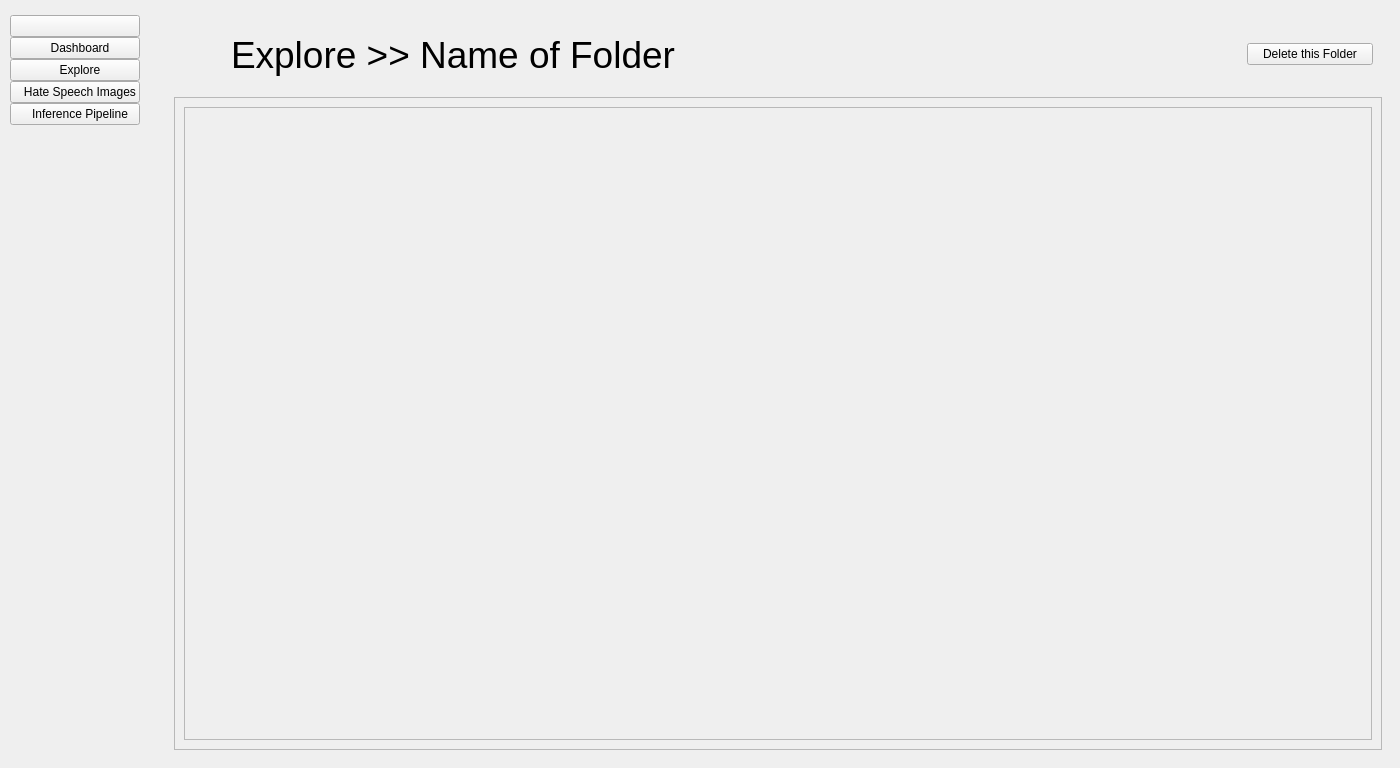
<?xml version="1.0" encoding="UTF-8"?>
<ui version="4.0">
 <class>MainWindow</class>
 <widget class="QMainWindow" name="MainWindow">
  <property name="geometry">
   <rect>
    <x>0</x>
    <y>0</y>
    <width>1400</width>
    <height>768</height>
   </rect>
  </property>
  <property name="windowTitle">
   <string>MainWindow</string>
  </property>
  <widget class="QWidget" name="centralwidget">
   <property name="autoFillBackground">
    <bool>false</bool>
   </property>
   <property name="styleSheet">
    <string notr="true"/>
   </property>
   <layout class="QGridLayout" name="gridLayout_4">
    <property name="leftMargin">
     <number>0</number>
    </property>
    <property name="topMargin">
     <number>0</number>
    </property>
    <property name="rightMargin">
     <number>0</number>
    </property>
    <property name="bottomMargin">
     <number>0</number>
    </property>
    <item row="0" column="1">
     <widget class="QFrame" name="frame_2">
      <property name="frameShape">
       <enum>QFrame::Shape::NoFrame</enum>
      </property>
      <layout class="QVBoxLayout" name="verticalLayout_2">
       <item>
        <widget class="QStackedWidget" name="pagesStackedWidget">
         <property name="styleSheet">
          <string notr="true">c</string>
         </property>
         <property name="currentIndex">
          <number>5</number>
         </property>
         <widget class="QWidget" name="page_Welcome">
          <property name="layoutDirection">
           <enum>Qt::LayoutDirection::LeftToRight</enum>
          </property>
          <layout class="QVBoxLayout" name="verticalLayout_Page_Welcome" stretch="0,0,0,0,0,0,0">
           <item>
            <spacer name="verticalSpacer_4">
             <property name="orientation">
              <enum>Qt::Orientation::Vertical</enum>
             </property>
             <property name="sizeType">
              <enum>QSizePolicy::Policy::Fixed</enum>
             </property>
             <property name="sizeHint" stdset="0">
              <size>
               <width>20</width>
               <height>70</height>
              </size>
             </property>
            </spacer>
           </item>
           <item>
            <widget class="QLabel" name="img_as_lbl_NeuralJAM_logo">
             <property name="text">
              <string/>
             </property>
             <property name="pixmap">
              <pixmap>../4_25_Updated_Program/assets/NeuralJAM_Logo_2.png</pixmap>
             </property>
            </widget>
           </item>
           <item>
            <widget class="QLabel" name="lbl_NeuralJam">
             <property name="text">
              <string>NeuralJAM</string>
             </property>
            </widget>
           </item>
           <item>
            <widget class="QLabel" name="lbl_Tagline">
             <property name="text">
              <string>Jammin' the toxicity out!</string>
             </property>
            </widget>
           </item>
           <item>
            <spacer name="verticalSpacer_5">
             <property name="orientation">
              <enum>Qt::Orientation::Vertical</enum>
             </property>
             <property name="sizeType">
              <enum>QSizePolicy::Policy::Fixed</enum>
             </property>
             <property name="sizeHint" stdset="0">
              <size>
               <width>20</width>
               <height>30</height>
              </size>
             </property>
            </spacer>
           </item>
           <item>
            <widget class="QPushButton" name="bttn_GetStarted">
             <property name="sizePolicy">
              <sizepolicy hsizetype="Fixed" vsizetype="Fixed">
               <horstretch>0</horstretch>
               <verstretch>0</verstretch>
              </sizepolicy>
             </property>
             <property name="layoutDirection">
              <enum>Qt::LayoutDirection::LeftToRight</enum>
             </property>
             <property name="text">
              <string>Get Started</string>
             </property>
             <property name="flat">
              <bool>false</bool>
             </property>
            </widget>
           </item>
           <item>
            <spacer name="verticalSpacer_3">
             <property name="orientation">
              <enum>Qt::Orientation::Vertical</enum>
             </property>
             <property name="sizeType">
              <enum>QSizePolicy::Policy::Fixed</enum>
             </property>
             <property name="sizeHint" stdset="0">
              <size>
               <width>20</width>
               <height>100</height>
              </size>
             </property>
            </spacer>
           </item>
          </layout>
         </widget>
         <widget class="QWidget" name="page_Dashboard">
          <layout class="QVBoxLayout" name="verticalLayout_3" stretch="0,90">
           <property name="spacing">
            <number>0</number>
           </property>
           <property name="leftMargin">
            <number>9</number>
           </property>
           <property name="topMargin">
            <number>9</number>
           </property>
           <property name="rightMargin">
            <number>9</number>
           </property>
           <property name="bottomMargin">
            <number>9</number>
           </property>
           <item>
            <widget class="QFrame" name="dshbrd_upper">
             <property name="styleSheet">
              <string notr="true"/>
             </property>
             <property name="frameShape">
              <enum>QFrame::Shape::NoFrame</enum>
             </property>
             <layout class="QHBoxLayout" name="horizontalLayout_2" stretch="90">
              <property name="leftMargin">
               <number>9</number>
              </property>
              <item>
               <widget class="QLabel" name="lbl_Dashboard">
                <property name="font">
                 <font>
                  <pointsize>28</pointsize>
                 </font>
                </property>
                <property name="text">
                 <string>Dashboard</string>
                </property>
               </widget>
              </item>
             </layout>
            </widget>
           </item>
           <item>
            <widget class="QFrame" name="dshbrd_lower">
             <property name="frameShape">
              <enum>QFrame::Shape::NoFrame</enum>
             </property>
             <layout class="QVBoxLayout" name="verticalLayout_4">
              <item>
               <widget class="QFrame" name="frm_Container">
                <property name="frameShape">
                 <enum>QFrame::Shape::NoFrame</enum>
                </property>
                <layout class="QHBoxLayout" name="horizontalLayout_5">
                 <item>
                  <widget class="QFrame" name="frm_KPI">
                   <property name="frameShape">
                    <enum>QFrame::Shape::NoFrame</enum>
                   </property>
                   <layout class="QGridLayout" name="gridLayout_3">
                    <item row="0" column="1">
                     <widget class="QFrame" name="frm_TotalHSPercentage">
                      <property name="frameShape">
                       <enum>QFrame::Shape::NoFrame</enum>
                      </property>
                      <layout class="QVBoxLayout" name="verticalLayout_12">
                       <item>
                        <widget class="QLabel" name="lbl_TotalHSPercentage">
                         <property name="text">
                          <string>% Total Hate Speech Detected</string>
                         </property>
                        </widget>
                       </item>
                       <item>
                        <widget class="QLabel" name="lbl_num_TotalHSPercentage">
                         <property name="text">
                          <string>0%</string>
                         </property>
                        </widget>
                       </item>
                      </layout>
                     </widget>
                    </item>
                    <item row="1" column="1">
                     <widget class="QFrame" name="frm_TotalNHSImages">
                      <property name="frameShape">
                       <enum>QFrame::Shape::NoFrame</enum>
                      </property>
                      <layout class="QVBoxLayout" name="verticalLayout_14">
                       <item>
                        <widget class="QLabel" name="lbl_TotalNHHSImages">
                         <property name="text">
                          <string>Total NHS Images Detected</string>
                         </property>
                        </widget>
                       </item>
                       <item>
                        <widget class="QLabel" name="lbl_num_TotalNHSImages">
                         <property name="text">
                          <string>0</string>
                         </property>
                        </widget>
                       </item>
                      </layout>
                     </widget>
                    </item>
                    <item row="1" column="0">
                     <widget class="QFrame" name="frm_TotalHSImages">
                      <property name="frameShape">
                       <enum>QFrame::Shape::NoFrame</enum>
                      </property>
                      <layout class="QVBoxLayout" name="verticalLayout_13">
                       <item>
                        <widget class="QLabel" name="lbl_TotalHSImages">
                         <property name="text">
                          <string>Total HS Images Detected</string>
                         </property>
                        </widget>
                       </item>
                       <item>
                        <widget class="QLabel" name="lbl_num_TotalHSImages">
                         <property name="text">
                          <string>0</string>
                         </property>
                        </widget>
                       </item>
                      </layout>
                     </widget>
                    </item>
                    <item row="0" column="0">
                     <widget class="QFrame" name="frm_TotalImages">
                      <property name="frameShape">
                       <enum>QFrame::Shape::NoFrame</enum>
                      </property>
                      <layout class="QVBoxLayout" name="verticalLayout_11" stretch="0,0">
                       <item>
                        <widget class="QLabel" name="lbl_TotalImages">
                         <property name="text">
                          <string>Total Images Analyzed</string>
                         </property>
                        </widget>
                       </item>
                       <item>
                        <widget class="QLabel" name="lbl_num_TotalImages">
                         <property name="text">
                          <string>0</string>
                         </property>
                        </widget>
                       </item>
                      </layout>
                     </widget>
                    </item>
                   </layout>
                  </widget>
                 </item>
                </layout>
               </widget>
              </item>
              <item>
               <widget class="QFrame" name="frm_lower">
                <property name="frameShape">
                 <enum>QFrame::Shape::NoFrame</enum>
                </property>
                <layout class="QHBoxLayout" name="horizontalLayout_7">
                 <item>
                  <widget class="QFrame" name="frm_folders">
                   <property name="frameShape">
                    <enum>QFrame::Shape::NoFrame</enum>
                   </property>
                   <layout class="QVBoxLayout" name="verticalLayout_9"/>
                  </widget>
                 </item>
                 <item>
                  <widget class="QFrame" name="frm_chart">
                   <property name="frameShape">
                    <enum>QFrame::Shape::NoFrame</enum>
                   </property>
                   <property name="frameShadow">
                    <enum>QFrame::Shadow::Raised</enum>
                   </property>
                   <layout class="QHBoxLayout" name="horizontalLayout"/>
                  </widget>
                 </item>
                </layout>
               </widget>
              </item>
             </layout>
            </widget>
           </item>
          </layout>
         </widget>
         <widget class="QWidget" name="page_Explore">
          <layout class="QVBoxLayout" name="verticalLayout_5" stretch="0,0">
           <property name="spacing">
            <number>6</number>
           </property>
           <property name="leftMargin">
            <number>9</number>
           </property>
           <property name="topMargin">
            <number>9</number>
           </property>
           <property name="rightMargin">
            <number>9</number>
           </property>
           <property name="bottomMargin">
            <number>9</number>
           </property>
           <item>
            <widget class="QFrame" name="explr_upper">
             <property name="styleSheet">
              <string notr="true"/>
             </property>
             <property name="frameShape">
              <enum>QFrame::Shape::NoFrame</enum>
             </property>
             <property name="lineWidth">
              <number>0</number>
             </property>
             <layout class="QHBoxLayout" name="horizontalLayout_3" stretch="80,10">
              <property name="leftMargin">
               <number>9</number>
              </property>
              <item>
               <widget class="QLabel" name="lbl_Explore">
                <property name="font">
                 <font>
                  <pointsize>28</pointsize>
                 </font>
                </property>
                <property name="text">
                 <string>Explore</string>
                </property>
               </widget>
              </item>
              <item>
               <widget class="QPushButton" name="bttn_Explore">
                <property name="sizePolicy">
                 <sizepolicy hsizetype="Fixed" vsizetype="Fixed">
                  <horstretch>0</horstretch>
                  <verstretch>0</verstretch>
                 </sizepolicy>
                </property>
                <property name="text">
                 <string>Explore</string>
                </property>
               </widget>
              </item>
             </layout>
            </widget>
           </item>
           <item>
            <widget class="QFrame" name="explr_lower">
             <property name="frameShape">
              <enum>QFrame::Shape::NoFrame</enum>
             </property>
             <layout class="QVBoxLayout" name="verticalLayout_7">
              <item>
               <widget class="QLabel" name="lbl_Folders">
                <property name="font">
                 <font>
                  <family>Exo</family>
                  <pointsize>14</pointsize>
                 </font>
                </property>
                <property name="text">
                 <string>Folders</string>
                </property>
               </widget>
              </item>
              <item>
               <widget class="QScrollArea" name="scrollArea_explr_Folders">
                <property name="widgetResizable">
                 <bool>true</bool>
                </property>
                <widget class="QWidget" name="scrollArea_explr_Folders_Content">
                 <property name="geometry">
                  <rect>
                   <x>0</x>
                   <y>0</y>
                   <width>1143</width>
                   <height>285</height>
                  </rect>
                 </property>
                 <layout class="QGridLayout" name="gridLayout_5"/>
                </widget>
               </widget>
              </item>
              <item>
               <widget class="QLabel" name="lbl_AllImages">
                <property name="font">
                 <font>
                  <family>Exo</family>
                  <pointsize>14</pointsize>
                 </font>
                </property>
                <property name="text">
                 <string>All Images</string>
                </property>
               </widget>
              </item>
              <item>
               <widget class="QScrollArea" name="scrllArea_explr_AllImages">
                <property name="widgetResizable">
                 <bool>true</bool>
                </property>
                <widget class="QWidget" name="scrllArea_explr_AllImages_Content">
                 <property name="geometry">
                  <rect>
                   <x>0</x>
                   <y>0</y>
                   <width>1143</width>
                   <height>284</height>
                  </rect>
                 </property>
                 <layout class="QGridLayout" name="gridLayout"/>
                </widget>
               </widget>
              </item>
             </layout>
            </widget>
           </item>
          </layout>
         </widget>
         <widget class="QWidget" name="page_HateSpeechImage">
          <layout class="QVBoxLayout" name="verticalLayout_6" stretch="10,90">
           <item>
            <widget class="QFrame" name="hsImage_upper">
             <property name="styleSheet">
              <string notr="true"/>
             </property>
             <property name="frameShape">
              <enum>QFrame::Shape::NoFrame</enum>
             </property>
             <layout class="QHBoxLayout" name="horizontalLayout_4" stretch="80">
              <property name="leftMargin">
               <number>9</number>
              </property>
              <item>
               <widget class="QLabel" name="lbl_HateSpeechImages">
                <property name="font">
                 <font>
                  <pointsize>28</pointsize>
                 </font>
                </property>
                <property name="text">
                 <string>Hate Speech Images</string>
                </property>
               </widget>
              </item>
             </layout>
            </widget>
           </item>
           <item>
            <widget class="QFrame" name="hsImage_lower">
             <property name="frameShape">
              <enum>QFrame::Shape::NoFrame</enum>
             </property>
             <layout class="QVBoxLayout" name="verticalLayout_8">
              <item>
               <widget class="QScrollArea" name="scrllArea_hsImage_lower">
                <property name="widgetResizable">
                 <bool>true</bool>
                </property>
                <widget class="QWidget" name="scrllArea_hsImage_lower_scrollAreaWidgetContents">
                 <property name="geometry">
                  <rect>
                   <x>0</x>
                   <y>0</y>
                   <width>1143</width>
                   <height>633</height>
                  </rect>
                 </property>
                 <layout class="QGridLayout" name="gridLayout_2"/>
                </widget>
               </widget>
              </item>
             </layout>
            </widget>
           </item>
          </layout>
         </widget>
         <widget class="QWidget" name="page_InferencePipeline">
          <layout class="QVBoxLayout" name="verticalLayout_10" stretch="0,90">
           <item>
            <widget class="QFrame" name="inferencePipeline_upper">
             <property name="styleSheet">
              <string notr="true"/>
             </property>
             <property name="frameShape">
              <enum>QFrame::Shape::NoFrame</enum>
             </property>
             <layout class="QHBoxLayout" name="horizontalLayout_8" stretch="0,0,0,0,0,0,0,0">
              <property name="leftMargin">
               <number>11</number>
              </property>
              <item>
               <widget class="QLabel" name="lbl_inferencePipeline">
                <property name="font">
                 <font>
                  <pointsize>28</pointsize>
                 </font>
                </property>
                <property name="text">
                 <string>Inference Pipeline</string>
                </property>
               </widget>
              </item>
              <item>
               <widget class="QLabel" name="lblFilterBy">
                <property name="sizePolicy">
                 <sizepolicy hsizetype="Fixed" vsizetype="Fixed">
                  <horstretch>0</horstretch>
                  <verstretch>0</verstretch>
                 </sizepolicy>
                </property>
                <property name="text">
                 <string>Filter by:</string>
                </property>
               </widget>
              </item>
              <item>
               <widget class="QComboBox" name="filterByComboBox">
                <property name="sizePolicy">
                 <sizepolicy hsizetype="Fixed" vsizetype="Fixed">
                  <horstretch>0</horstretch>
                  <verstretch>0</verstretch>
                 </sizepolicy>
                </property>
               </widget>
              </item>
              <item>
               <widget class="QLabel" name="lblGroupBy">
                <property name="sizePolicy">
                 <sizepolicy hsizetype="Fixed" vsizetype="Fixed">
                  <horstretch>0</horstretch>
                  <verstretch>0</verstretch>
                 </sizepolicy>
                </property>
                <property name="text">
                 <string>Group by:</string>
                </property>
               </widget>
              </item>
              <item>
               <widget class="QComboBox" name="groupByComboBox">
                <property name="sizePolicy">
                 <sizepolicy hsizetype="Fixed" vsizetype="Fixed">
                  <horstretch>0</horstretch>
                  <verstretch>0</verstretch>
                 </sizepolicy>
                </property>
               </widget>
              </item>
              <item>
               <widget class="QLabel" name="lblSortBy">
                <property name="sizePolicy">
                 <sizepolicy hsizetype="Fixed" vsizetype="Fixed">
                  <horstretch>0</horstretch>
                  <verstretch>0</verstretch>
                 </sizepolicy>
                </property>
                <property name="text">
                 <string>Sort by:</string>
                </property>
               </widget>
              </item>
              <item>
               <widget class="QComboBox" name="sortByComboBox">
                <property name="sizePolicy">
                 <sizepolicy hsizetype="Fixed" vsizetype="Fixed">
                  <horstretch>0</horstretch>
                  <verstretch>0</verstretch>
                 </sizepolicy>
                </property>
               </widget>
              </item>
              <item>
               <widget class="QPushButton" name="bttn_GenerateReport">
                <property name="sizePolicy">
                 <sizepolicy hsizetype="Fixed" vsizetype="Fixed">
                  <horstretch>0</horstretch>
                  <verstretch>0</verstretch>
                 </sizepolicy>
                </property>
                <property name="text">
                 <string>Generate Report</string>
                </property>
               </widget>
              </item>
             </layout>
            </widget>
           </item>
           <item>
            <widget class="QFrame" name="inferencePipeline_lower">
             <property name="frameShape">
              <enum>QFrame::Shape::NoFrame</enum>
             </property>
             <layout class="QVBoxLayout" name="verticalLayout_16">
              <item>
               <widget class="QTableWidget" name="ipo_table"/>
              </item>
             </layout>
            </widget>
           </item>
          </layout>
         </widget>
         <widget class="QWidget" name="page_ExploredFolder">
          <layout class="QVBoxLayout" name="verticalLayout_15" stretch="10,90">
           <item>
            <widget class="QFrame" name="exploredFolder_upper">
             <property name="styleSheet">
              <string notr="true"/>
             </property>
             <property name="frameShape">
              <enum>QFrame::Shape::NoFrame</enum>
             </property>
             <property name="lineWidth">
              <number>0</number>
             </property>
             <layout class="QHBoxLayout" name="horizontalLayout_6" stretch="0,80,10">
              <property name="leftMargin">
               <number>11</number>
              </property>
              <item>
               <widget class="QPushButton" name="bttn_Back">
                <property name="text">
                 <string/>
                </property>
                <property name="icon">
                 <iconset>
                  <normaloff>assets/back_black.png</normaloff>assets/back_black.png</iconset>
                </property>
                <property name="iconSize">
                 <size>
                  <width>20</width>
                  <height>20</height>
                 </size>
                </property>
                <property name="flat">
                 <bool>true</bool>
                </property>
               </widget>
              </item>
              <item>
               <widget class="QLabel" name="lbl_ExploredFolderPath">
                <property name="font">
                 <font>
                  <pointsize>28</pointsize>
                 </font>
                </property>
                <property name="text">
                 <string>Explore &gt;&gt; Name of Folder</string>
                </property>
               </widget>
              </item>
              <item>
               <widget class="QPushButton" name="bttn_DeleteThisFolder">
                <property name="text">
                 <string>Delete this Folder</string>
                </property>
               </widget>
              </item>
             </layout>
            </widget>
           </item>
           <item>
            <widget class="QFrame" name="frame">
             <property name="frameShape">
              <enum>QFrame::Shape::StyledPanel</enum>
             </property>
             <property name="frameShadow">
              <enum>QFrame::Shadow::Raised</enum>
             </property>
             <layout class="QHBoxLayout" name="horizontalLayout_9">
              <item>
               <widget class="QScrollArea" name="scrollArea_exploredFolder">
                <property name="widgetResizable">
                 <bool>true</bool>
                </property>
                <widget class="QWidget" name="scrllArea_exploredFolder_Content">
                 <property name="geometry">
                  <rect>
                   <x>0</x>
                   <y>0</y>
                   <width>1141</width>
                   <height>631</height>
                  </rect>
                 </property>
                 <layout class="QGridLayout" name="gridLayout_6"/>
                </widget>
               </widget>
              </item>
             </layout>
            </widget>
           </item>
          </layout>
         </widget>
        </widget>
       </item>
      </layout>
     </widget>
    </item>
    <item row="0" column="0">
     <widget class="QFrame" name="frm_leftSideBar">
      <property name="enabled">
       <bool>true</bool>
      </property>
      <property name="styleSheet">
       <string notr="true"/>
      </property>
      <property name="frameShape">
       <enum>QFrame::Shape::NoFrame</enum>
      </property>
      <layout class="QVBoxLayout" name="verticalLayout">
       <property name="spacing">
        <number>0</number>
       </property>
       <property name="leftMargin">
        <number>10</number>
       </property>
       <property name="topMargin">
        <number>0</number>
       </property>
       <property name="rightMargin">
        <number>10</number>
       </property>
       <property name="bottomMargin">
        <number>0</number>
       </property>
       <item>
        <widget class="QLabel" name="lbl_sideBar_Icon">
         <property name="sizePolicy">
          <sizepolicy hsizetype="Fixed" vsizetype="Fixed">
           <horstretch>0</horstretch>
           <verstretch>0</verstretch>
          </sizepolicy>
         </property>
         <property name="font">
          <font>
           <pointsize>10</pointsize>
          </font>
         </property>
         <property name="text">
          <string/>
         </property>
         <property name="pixmap">
          <pixmap>assets/NeuralJAM_Logo_60x60.png</pixmap>
         </property>
         <property name="scaledContents">
          <bool>false</bool>
         </property>
         <property name="margin">
          <number>0</number>
         </property>
        </widget>
       </item>
       <item>
        <widget class="QPushButton" name="bttn_sideBar_Hamburger">
         <property name="enabled">
          <bool>true</bool>
         </property>
         <property name="autoFillBackground">
          <bool>false</bool>
         </property>
         <property name="styleSheet">
          <string notr="true"/>
         </property>
         <property name="text">
          <string/>
         </property>
         <property name="icon">
          <iconset>
           <normaloff>assets/hamburgerIcon_black.png</normaloff>assets/hamburgerIcon_black.png</iconset>
         </property>
         <property name="autoDefault">
          <bool>false</bool>
         </property>
         <property name="default">
          <bool>false</bool>
         </property>
         <property name="flat">
          <bool>false</bool>
         </property>
        </widget>
       </item>
       <item>
        <widget class="QPushButton" name="bttn_sideBar_Dashboard">
         <property name="enabled">
          <bool>true</bool>
         </property>
         <property name="autoFillBackground">
          <bool>false</bool>
         </property>
         <property name="styleSheet">
          <string notr="true"/>
         </property>
         <property name="text">
          <string>   Dashboard</string>
         </property>
         <property name="autoDefault">
          <bool>false</bool>
         </property>
         <property name="default">
          <bool>false</bool>
         </property>
         <property name="flat">
          <bool>false</bool>
         </property>
        </widget>
       </item>
       <item>
        <widget class="QPushButton" name="bttn_sideBar_Explore">
         <property name="enabled">
          <bool>true</bool>
         </property>
         <property name="autoFillBackground">
          <bool>false</bool>
         </property>
         <property name="styleSheet">
          <string notr="true"/>
         </property>
         <property name="text">
          <string>   Explore</string>
         </property>
         <property name="autoDefault">
          <bool>false</bool>
         </property>
         <property name="default">
          <bool>false</bool>
         </property>
         <property name="flat">
          <bool>false</bool>
         </property>
        </widget>
       </item>
       <item>
        <widget class="QPushButton" name="bttn_sideBar_HateSpeechImages">
         <property name="enabled">
          <bool>true</bool>
         </property>
         <property name="autoFillBackground">
          <bool>false</bool>
         </property>
         <property name="styleSheet">
          <string notr="true"/>
         </property>
         <property name="text">
          <string>   Hate Speech Images</string>
         </property>
         <property name="autoDefault">
          <bool>false</bool>
         </property>
         <property name="default">
          <bool>false</bool>
         </property>
         <property name="flat">
          <bool>false</bool>
         </property>
        </widget>
       </item>
       <item>
        <widget class="QPushButton" name="bttn_sideBar_InferencePipeline">
         <property name="enabled">
          <bool>true</bool>
         </property>
         <property name="autoFillBackground">
          <bool>false</bool>
         </property>
         <property name="styleSheet">
          <string notr="true"/>
         </property>
         <property name="text">
          <string>   Inference Pipeline</string>
         </property>
         <property name="autoDefault">
          <bool>false</bool>
         </property>
         <property name="default">
          <bool>false</bool>
         </property>
         <property name="flat">
          <bool>false</bool>
         </property>
        </widget>
       </item>
       <item>
        <spacer name="verticalSpacer">
         <property name="orientation">
          <enum>Qt::Orientation::Vertical</enum>
         </property>
         <property name="sizeHint" stdset="0">
          <size>
           <width>20</width>
           <height>40</height>
          </size>
         </property>
        </spacer>
       </item>
       <item>
        <spacer name="verticalSpacer_2">
         <property name="orientation">
          <enum>Qt::Orientation::Vertical</enum>
         </property>
         <property name="sizeType">
          <enum>QSizePolicy::Policy::Fixed</enum>
         </property>
         <property name="sizeHint" stdset="0">
          <size>
           <width>20</width>
           <height>20</height>
          </size>
         </property>
        </spacer>
       </item>
      </layout>
     </widget>
    </item>
   </layout>
  </widget>
 </widget>
 <resources/>
 <connections/>
</ui>
